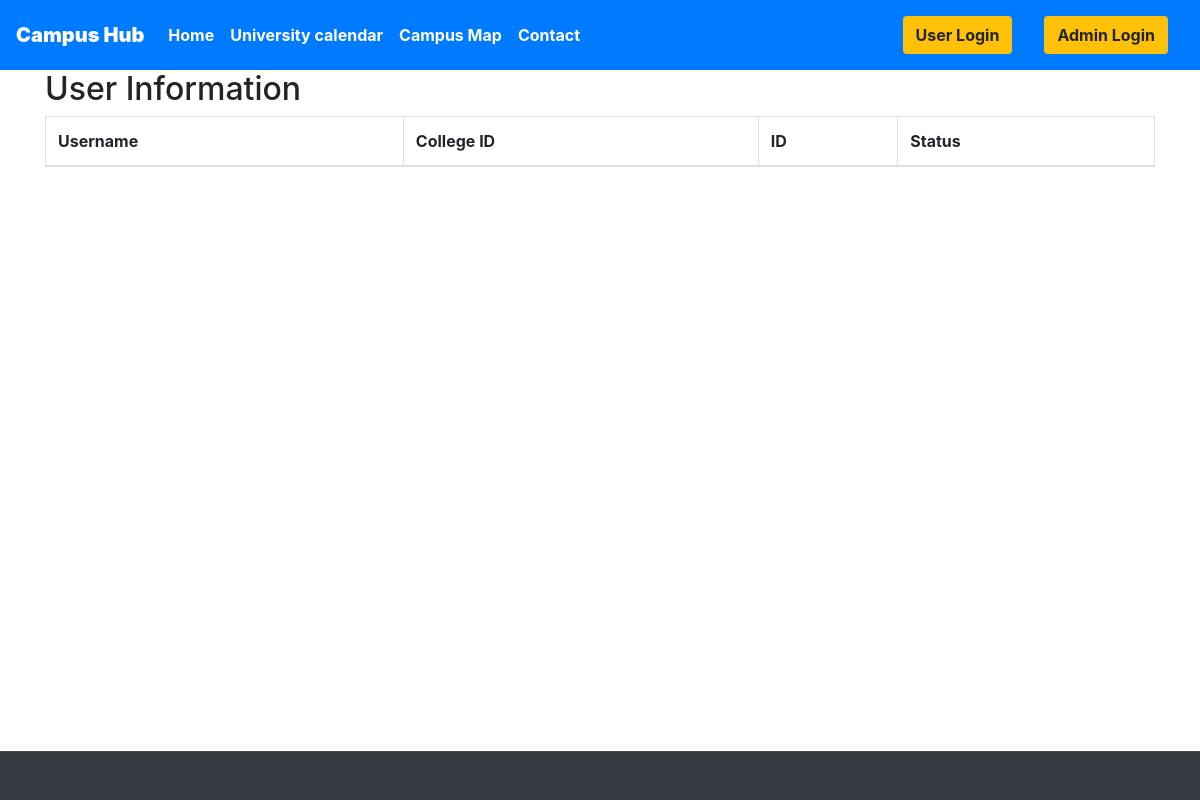
The page /staff/userInformations on the database as committed earlier.
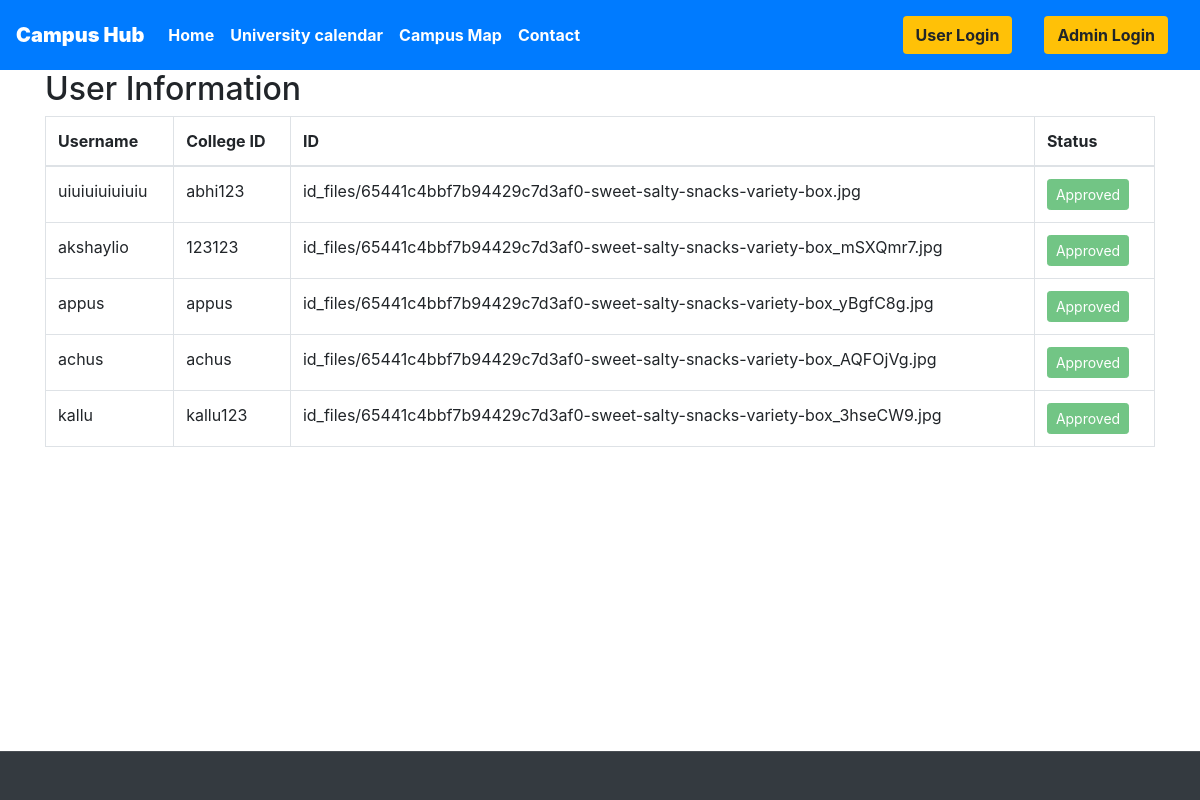
The same page on the database as committed later.
### Myapplication/models.py (models this page shows, shortened)
class UserProfile(models.Model):
    user = models.OneToOneField(User, on_delete=models.CASCADE)
    college_id = models.CharField(max_length=100, blank=True, null=True)
    status = models.CharField(max_length=20, blank=True, null=True)
    id_file = models.FileField(upload_to='id_files/', blank=True, null=True)
    phone_number = models.CharField(max_length=15, blank=True, null=True)
    department = models.CharField(max_length=100, blank=True, null=True)

### Myapplication/views.py (the view)
# urls.py: path('staff/userInformations', views.user_information,name="allbookigs"),
def user_information(request):
    user_profiles = UserProfile.objects.all()
    return render(request, 'staff/user_information.html', {'user_profiles': user_profiles})

### templates/staff/user_information.html (shortened to what this page needs)
{% extends 'basic.html' %}
{% block body %}
<div class="container">
    <h2>User Information</h2>
    <div class="table-responsive">
        <table class="table table-bordered">
            <thead>
                <tr>
                    <th>Username</th>
                    <th>College ID</th>
                    <th>ID</th>
                    <th>Status</th>
                </tr>
            </thead>
            <tbody>
                {% for user_profile in user_profiles %}
                <tr>
                    <td>{{ user_profile.user.username }}</td>
                    <td>{{ user_profile.college_id }}</td>
                    <td>{{ user_profile.id_file }}</td>
                    <td>
                        {% if user_profile.status == "active" %}
                        <button type="submit" class="btn btn-success btn-sm" disabled>Approved</button>
                        {% else %}
                        <form method="post" action="{% url 'approve_user' user_profile.user.id %}">
                            {% csrf_token %}
                            <button type="submit" class="btn btn-warning">Approve</button>
                        </form>
                        {% endif %}
                    </td>
                </tr>
                {% endfor %}
            </tbody>
        </table>
    </div>
</div>
{% endblock body %}

Rows that differ between the two databases and show on the page:
added UserProfile: user.username "uiuiuiuiuiuiu", college_id "abhi123", id_file "id_files/65441c4bbf7b94429c7d3af0-sweet-salty-snacks-variety-box.jpg", status "Approved"
added UserProfile: user.username "akshaylio", college_id "123123", id_file "id_files/65441c4bbf7b94429c7d3af0-sweet-salty-snacks-variety-box_mSXQmr7.jpg", status "Approved"
added UserProfile: user.username "appus", college_id "appus", id_file "id_files/65441c4bbf7b94429c7d3af0-sweet-salty-snacks-variety-box_yBgfC8g.jpg", status "Approved"
added UserProfile: user.username "achus", college_id "achus", id_file "id_files/65441c4bbf7b94429c7d3af0-sweet-salty-snacks-variety-box_AQFOjVg.jpg", status "Approved"
added UserProfile: user.username "kallu", college_id "kallu123", id_file "id_files/65441c4bbf7b94429c7d3af0-sweet-salty-snacks-variety-box_3hseCW9.jpg", status "Approved"
